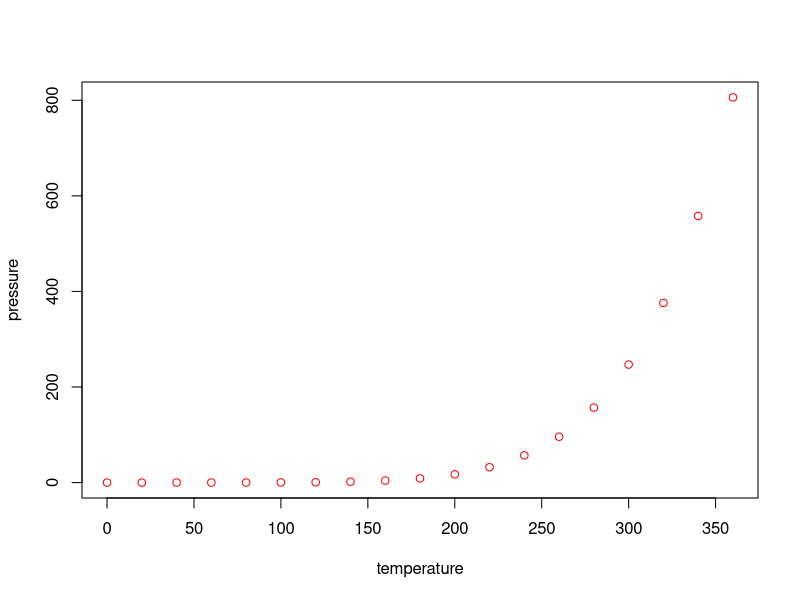

Reproduce this figure in R.
## ---- chunk 1
knitr::opts_chunk$set(echo = TRUE)
## ---- chunk 2
summary(cars)
## ---- chunk 3
plot(pressure, col="red")
## ---- chunk 4
library(knitr)
kable(summary(cars))
